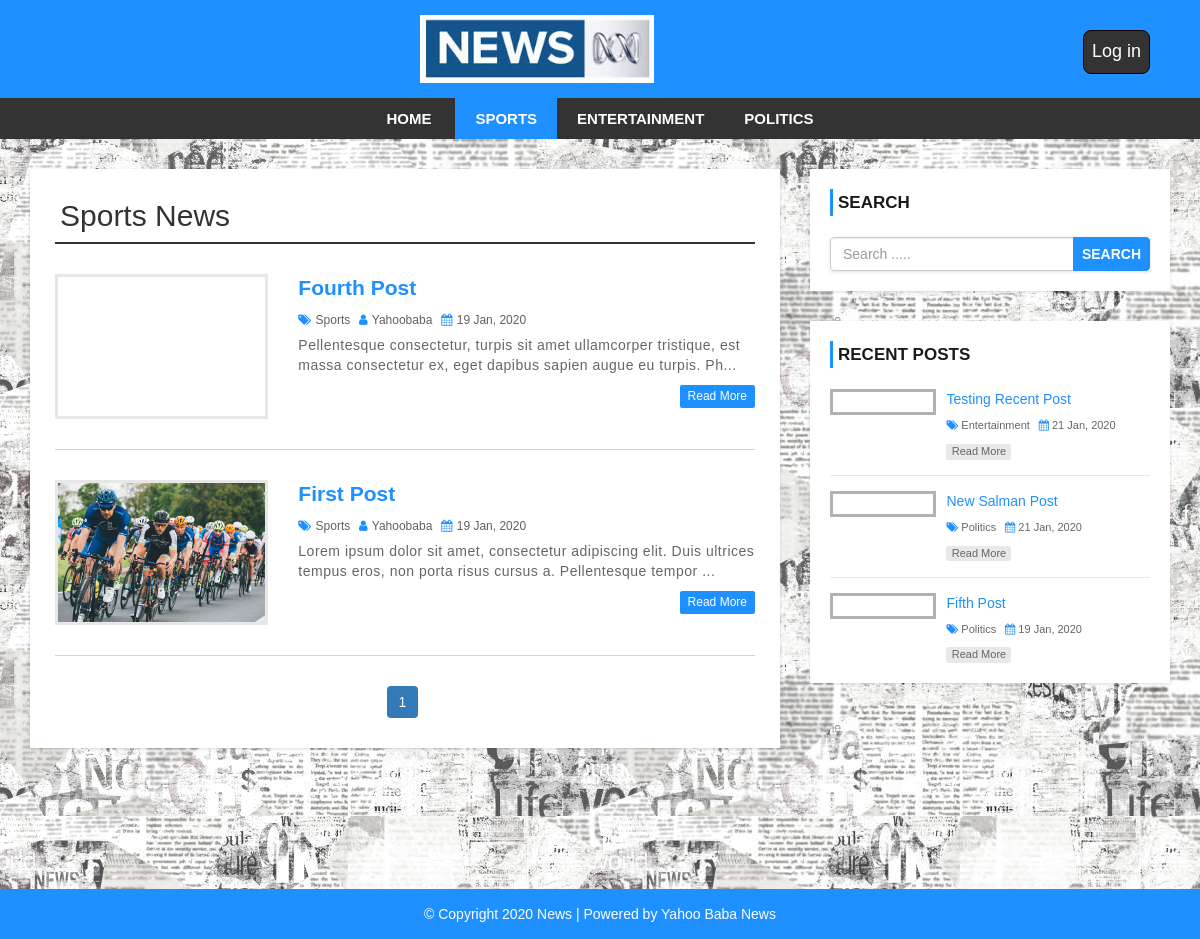
Page /category.php?cid=34 on the committed database.
### tables this page shows
CREATE TABLE `settings` (
  `id` int(11) NOT NULL,
  `websitename` varchar(60) NOT NULL,
  `logo` varchar(50) NOT NULL,
  `footerdesc` varchar(255) NOT NULL
);

CREATE TABLE `category` (
  `category_id` int(11) NOT NULL,
  `category_name` varchar(100) NOT NULL,
  `post` int(11) NOT NULL DEFAULT 0
);

CREATE TABLE `post` (
  `post_id` int(11) NOT NULL,
  `title` varchar(100) NOT NULL,
  `description` text NOT NULL,
  `category` varchar(100) NOT NULL,
  `post_date` varchar(50) NOT NULL,
  `author` int(11) NOT NULL,
  `post_img` varchar(100) NOT NULL
);

CREATE TABLE `user` (
  `user_id` int(10) UNSIGNED NOT NULL,
  `first_name` varchar(30) NOT NULL,
  `last_name` varchar(30) NOT NULL,
  `username` varchar(30) DEFAULT NULL,
  `password` varchar(40) DEFAULT NULL,
  `role` int(11) NOT NULL
);

### config.php (called while the page is built, shortened)
<?php
$hostname = "http://localhost/news-site";
?>

### category.php (the view, shortened to what this page needs)
<?php include 'header.php'; ?>
    <div id="main-content">
      <div class="container">
        <div class="row">
            <div class="col-md-8">
                <div class="post-container">
                  <?php
                  include "config.php";
                  if(isset($_GET['cid'])){
                    $cat_id = $_GET['cid'];
                    $sql1 = "SELECT * FROM category WHERE category_id = {$cat_id}";
                    $result1 = mysqli_query($conn, $sql1) or die("Query Failed.");
                    $row1 = mysqli_fetch_assoc($result1);
                  ?>
                  <h2 class="page-heading"><?php echo $row1['category_name']; ?> News</h2>
                  <?php
                    $limit = 3;
                    if(isset($_GET['page'])){
                      $page = $_GET['page'];
                    }else{
                      $page = 1;
                    }
                    $offset = ($page - 1) * $limit;
                    $sql = "SELECT post.post_id, post.title, post.description,post.post_date,post.author,
                    category.category_name,user.username,post.category,post.post_img FROM post
                    LEFT JOIN category ON post.category = category.category_id
                    LEFT JOIN user ON post.author = user.user_id
                    WHERE post.category = {$cat_id}
                    ORDER BY post.post_id DESC LIMIT {$offset},{$limit}";
                    $result = mysqli_query($conn, $sql) or die("Query Failed.");
                    if(mysqli_num_rows($result) > 0){
                      while($row = mysqli_fetch_assoc($result)) {
                  ?>
                    <div class="post-content">
                        <div class="row">
                            <div class="col-md-4">
                              <a class="post-img" href="single.php?id=<?php echo $row['post_id']; ?>"><img src="admin/upload/<?php echo $row['post_img']; ?>" alt=""/></a>
                            </div>
                            <div class="col-md-8">
                              <div class="inner-content clearfix">
                                  <h3><a href='single.php?id=<?php echo $row['post_id']; ?>'><?php echo $row['title']; ?></a></h3>
                                  <div class="post-information">
                                      <span>
                                          <i class="fa fa-tags" aria-hidden="true"></i>
                                          <a href='category.php?cid=<?php echo $row['category']; ?>'><?php echo $row['category_name']; ?></a>
                                      </span>
                                      <span>
                                          <i class="fa fa-user" aria-hidden="true"></i>
                                          <a href='author.php?aid=<?php echo $row['author']; ?>'><?php echo $row['username']; ?></a>
                                      </span>
                                      <span>
                                          <i class="fa fa-calendar" aria-hidden="true"></i>
                                          <?php echo $row['post_date']; ?>
                                      </span>
                                  </div>
                                  <p class="description">
                                      <?php echo substr($row['description'],0,130) . "..."; ?>
                                  </p>
                                  <a class='read-more pull-right' href='single.php?id=<?php echo $row['post_id']; ?>'>read more</a>
                              </div>
                            </div>
                        </div>
                    </div>
                    <?php
                      }
                    }else{
                      echo "<h2>No Record Found.</h2>";
                    }
                    if(mysqli_num_rows($result1) > 0){
                      $total_records = $row1['post'];
                      $total_page = ceil($total_records / $limit);
                      echo '<ul class="pagination admin-pagination">';
                      for($i = 1; $i <= $total_page; $i++){
                        if($i == $page){
                          $active = "active";
                        }else{
                          $active = "";
                        }
                        echo '<li class="'.$active.'"><a href="category.php?cid='.$cat_id .'&page='.$i.'">'.$i.'</a></li>';
                      }
                      echo '</ul>';
                    }
                  }else{
                    echo "<h2>No Record Found.</h2>";
                  }
                    ?>
                </div>
            </div>
            <?php include 'sidebar.php'; ?>
        </div>
      </div>
    </div>
<?php include 'footer.php'; ?>

### header.php (shortened to what this page needs)
<?php
include "config.php";
?>
<!DOCTYPE html>
<html lang="en">
<head>
  <link rel="stylesheet" href="css/bootstrap.min.css" />
  <link rel="stylesheet" href="css/font-awesome.css">
  <link rel="stylesheet" href="css/style.css">
</head>
<body>
  <div id="header">
    <div class="container">
      <div class="row">
        <div class=" col-md-offset-4 col-md-4" style="display: flex;">
          <?php
          include "config.php";
          $sql = "SELECT * FROM settings";
          $result = mysqli_query($conn, $sql) or die("Query Failed.");
          if (mysqli_num_rows($result) > 0) {
            while ($row = mysqli_fetch_assoc($result)) {
              if ($row['logo'] == "") {
                echo '<a href="index.php"><h1>' . $row['websitename'] . '</h1></a>';
              } else {
                echo '<a href="index.php" id="logo"><img src="admin/images/' . $row['logo'] . '"></a>';
              }
            }
          }
          ?>
        </div>
        <div class='login'>
                <a href="admin/index.php">Log in</a>
          </div>
      </div>
    </div>
  </div>
  <div id="menu-bar">
    <div class="container">
      <div class="row">
        <div class="col-md-12">
          <?php
          include "config.php";
          if (isset($_GET['cid'])) {
            $cat_id = $_GET['cid'];
          }
          $sql = "SELECT * FROM category WHERE post > 0";
          $result = mysqli_query($conn, $sql) or die("Query Failed. : Category");
          if (mysqli_num_rows($result) > 0) {
            $active = "";
            ?>
            <ul class='menu'>
              <li><a href='<?php echo $hostname; ?>'>Home</a></li>
              <?php while ($row = mysqli_fetch_assoc($result)) {
                if (isset($_GET['cid'])) {
                  if ($row['category_id'] == $cat_id) {
                    $active = "active";
                  } else {
                    $active = "";
                  }
                }
                echo "<li><a class='{$active}' href='category.php?cid={$row['category_id']}'>{$row['category_name']}</a></li>";
              } ?>
            </ul>
          <?php } ?>
        </div>
      </div>
    </div>
  </div>

### sidebar.php (shortened to what this page needs)
<div id="sidebar" class="col-md-4">
    <div class="search-box-container">
        <h4>Search</h4>
        <form class="search-post" action="search.php" method ="GET">
            <div class="input-group">
                <input type="text" name="search" class="form-control" placeholder="Search .....">
                <span class="input-group-btn">
                    <button type="submit" class="btn btn-danger">Search</button>
                </span>
            </div>
        </form>
    </div>
    <div class="recent-post-container">
        <h4>Recent Posts</h4>
        <?php
        include "config.php";
        $limit = 3;
        $sql = "SELECT post.post_id, post.title, post.post_date,
        category.category_name,post.category,post.post_img FROM post
        LEFT JOIN category ON post.category = category.category_id
        ORDER BY post.post_id DESC LIMIT {$limit}";
        $result = mysqli_query($conn, $sql) or die("Query Failed. : Recent Post");
        if(mysqli_num_rows($result) > 0){
          while($row = mysqli_fetch_assoc($result)) {
      ?>
        <div class="recent-post">
            <a class="post-img" href="single.php?id=<?php echo $row['post_id']; ?>">
            </a>
            <div class="post-content">
                <h5><a href="single.php?id=<?php echo $row['post_id']; ?>"><?php echo $row['title']; ?></a></h5>
                <span>
                    <i class="fa fa-tags" aria-hidden="true"></i>
                    <a href='category.php?cid=<?php echo $row['category']; ?>'><?php echo $row['category_name']; ?></a>
                </span>
                <span>
                    <i class="fa fa-calendar" aria-hidden="true"></i>
                    <?php echo $row['post_date']; ?>
                </span>
                <a class="read-more" href="single.php?id=<?php echo $row['post_id']; ?>">read more</a>
            </div>
        </div>
    <?php
      }
    }
    ?>
    </div>
</div>

### footer.php
<div id ="footer">
    <div class="container">
        <div class="row">
            <div class="col-md-12">
              <?php
                include "config.php";
                $sql = "SELECT * FROM settings";
                $result = mysqli_query($conn, $sql) or die("Query Failed.");
                if(mysqli_num_rows($result) > 0){
                  while($row = mysqli_fetch_assoc($result)) {
              ?>
                <span><?php echo $row['footerdesc']; ?></span>
              <?php
                }
              }
              ?>
            </div>
        </div>
    </div>
</div>
</body>
</html>

### css/style.css (style rules this page uses)
body { background: #f1f1f1; font-family: sans-serif,arial,Helvetica; }
a, a:hover, a:focus { text-decoration: none; outline: none; }
ul { margin:0; padding:0; list-style:none; }
h2.page-heading { margin: 5px 0 30px; padding: 0 5px 10px; border-bottom: 2px solid #333; }
form { background: #fff; padding: 25px; box-shadow:0 1px 3px rgba(0, 0, 0, 0.13); }
#header { background: #1e90ff; text-align: center; padding: 15px; }
#logo { display: inline-block; width: 65%; }
#logo img { width: 100%; }
#menu-bar { background: #333; text-align: center; }
#menu-bar .menu > li { display: inline-block; }
.menu > li > a { padding: 10px 20px; display: block; text-transform: uppercase; color: #fff; font-size: 15px; font-weight:600; transition:all 0.5s ease 0s; }
#menu-bar .menu > li > a:hover, #menu-bar .menu > li > a.active { color:#fff; background:#1e90ff; }
#main-content { padding: 30px 0; min-height: 750px; }
#main-content .post-container { background-color: #fff; padding: 25px; box-shadow: 0 1px 3px rgba(0, 0, 0, 0.13); }
#main-content .post-content { border-bottom: 1px solid #d1d1d1; padding: 0 0 30px; margin-bottom:30px; }
#main-content .post-content img { width: 100%; }
#main-content .post-content .post-img { border: 3px solid #e7e7e7; display: block; height: 145px; overflow: hidden; transition: border .3s; }
#main-content .post-content h3 { font-size: 21px; line-height: 28px; font-weight: 600; margin: 0 0 7px; }
#main-content .post-content h3 a { color: #1e90ff; transition:all 0.3s; }
#main-content .post-content .post-information span { color: #606060; font-size: 12px; text-transform: capitalize; margin: 0 5px 5px 0; display: inline-block; }
#main-content .post-content .post-information i { color: #1e90ff; margin-right: 1px; }
#main-content .post-content .post-information a { color: #606060; text-decoration: none; }
#main-content .post-content p, #main-content .single-post p { color: #666; font-size: 14px; letter-spacing: 0.5px; margin:0 0 10px; }
#main-content .post-content a.read-more { color: #fff; background-color: #1E90FF; font-size: 12px; text-transform: capitalize; padding: 3px 8px; border-radius: 2px; transition: all 0.3s; }
.pagination { display: block; text-align: center; margin: 0; }
.pagination li { display:inline-block; margin: 0 5px 0 0; }
.pagination li a { border: none; background: #1e90ff; color: #fff; }
i.fa { color:#222; }
#sidebar h4 { color: #1A1A1A; font-size: 17px; line-height: 27px; font-weight:600; text-transform: uppercase; padding: 0 0 0 5px; margin: 0 0 21px; border-left: 3px solid #1e90ff; }
#sidebar .search-box-container { background-color: #fff; padding: 20px; margin: 0 0 30px; box-shadow: 0 1px 3px rgba(0, 0, 0, 0.13); }
#sidebar .search-post { padding: 0; }
#sidebar .search-post input { color: #606060; }
#sidebar .search-post .btn { font-weight: 600; text-transform: uppercase; padding: 6px 8px; background-color: #1E90FF; border-color: #1E90FF; outline: none; }
#sidebar .recent-post-container { padding: 20px; background: #fff; box-shadow: 0 1px 3px rgba(0, 0, 0, 0.13); }
#sidebar .recent-post { border-bottom: 1px solid #e7e7e7; padding: 0 0 15px; margin: 0 0 15px; }
#sidebar .recent-post:last-child { margin: 0; padding: 0; border: none; }
#sidebar .recent-post .post-img { display: inline-block; width: 33%; border: 3px solid rgba(0,0,0,0.3); vertical-align: top; transition: border .3s; }
#sidebar .recent-post .post-content { width: 65%; display: inline-block; border: none; padding: 0 0 0 7px; margin: 0; }
#sidebar .recent-post h5 { font-size: 14px; line-height: 20px; margin: 0 0 5px; }
#sidebar .recent-post h5 a { color: #1E90FF; }
#sidebar .recent-post span { color: #666; font-size: 11px; display: inline-block; margin: 0 5px 10px 0; }
#sidebar .recent-post span a { color: #666; }
#sidebar .recent-post span i { color: #1E90FF; }
#sidebar .recent-post a.read-more { color: #666; background-color: rgba(0,0,0,0.09); width: 65px; font-size: 11px; text-align: center; padding: 0; display: block; transition: all 0.3s; }
#footer { color: #fff; padding:15px 0; text-align:center; background-color:#1e90ff; }
#footer a { color:#fff; }

### header.php (style rules this page uses)
.login a { background-color: #333; font-size: 18px; position: absolute; right: 50px; border: 1px solid black; top: 30px; padding: 8px; color: white; border-radius: 8px; }
body { background-image: url('images/logoo-bg.jpg'); background-attachment: fixed; }

### rows in the picture
settings: logo (picture), footerdesc "© Copyright 2020 News | Powered by Yahoo Baba News"
category: category_name "SPORTS", category_name "Sports"
category: category_name "ENTERTAINMENT"
category: category_name "POLITICS"
post: title "Fourth Post", category.category_name "Sports", user.username "Yahoobaba", post_date "19 Jan, 2020", description "Pellentesque consectetur, turpis sit amet ullamcorper tristique, est massa consectetur ex, eget dapibus sapien augue eu turpis. Ph"
post: post_img (picture), title "First Post", category.category_name "Sports", user.username "Yahoobaba", post_date "19 Jan, 2020", description "Lorem ipsum dolor sit amet, consectetur adipiscing elit. Duis ultrices tempus eros, non porta risus cursus a. Pellentesque tempor"
post: title "Testing Recent Post", category.category_name "Entertainment", post_date "21 Jan, 2020"
post: title "New Salman Post", category.category_name "Politics", post_date "21 Jan, 2020"
post: title "Fifth Post", category.category_name "Politics", post_date "19 Jan, 2020"
